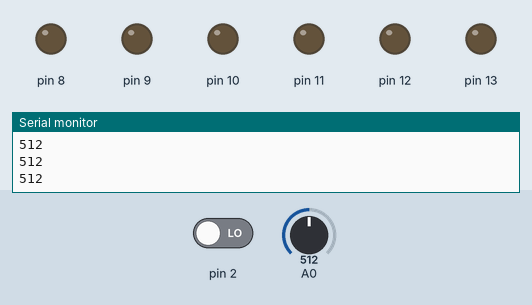
A sketch run on a simulated Arduino Uno, built with avr-gcc and run on an emulated ATmega328P. Parts: output pins drawn as LEDs (lit = HIGH), the last lines printed to the serial monitor. Dashed ring = blinking. Inputs (shaded band) come from the test bench; at power-on: A0 = 512, pin 2 LOW.

Above: at 1.2 s.
1.3 s: A0 set to 594
2.8 s: A0 set to 618
At 3.2 s:
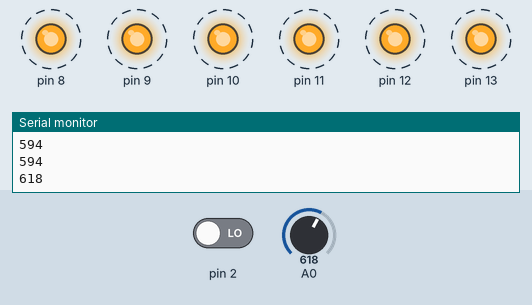
5.8 s: pin 2 driven HIGH
At 5.93 s:
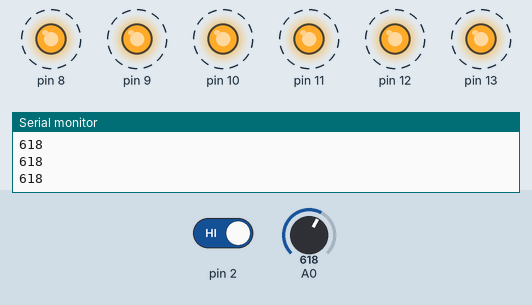
8.8 s: A0 set to 590
At 9.4 s:
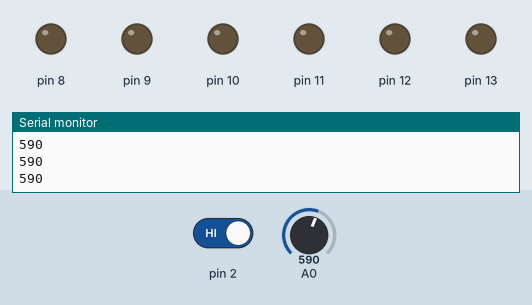
10.3 s: A0 set to 610
At 10.43 s:
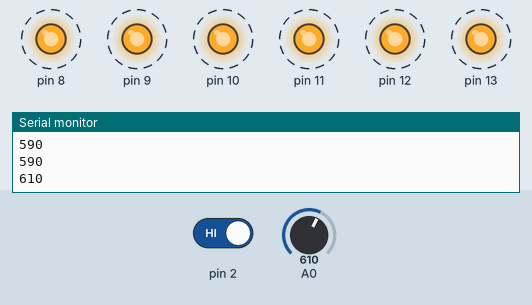
Timing chart, 0 to 14.3 s (numbered marks = the images above; inputs shaded):
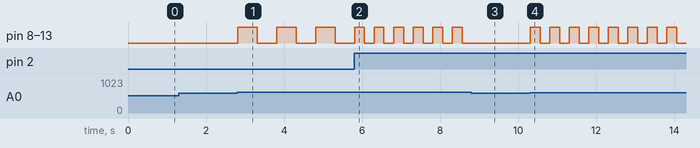

The sketch:

Task_10.ino
```cpp
int sensorvalue=0;
int button;
void setup()
{
  pinMode(2, INPUT);
  for(int i=8;i<=13;i++)
    pinMode(i, OUTPUT);
  Serial.begin(9600);
}

void loop()
{
  sensorvalue=analogRead(A0);
  Serial.println(sensorvalue);
  button=digitalRead(2);
  if(sensorvalue>600){
    if(button==1){
      for(int i=8;i<=13;i++)
        digitalWrite(i,HIGH);
      delay(250);
      for(int i=8;i<=13;i++)
        digitalWrite(i,LOW);
      delay(250);
    }
    else{
      for(int i=8;i<=13;i++)
        digitalWrite(i,HIGH);
      delay(500);
      for(int i=8;i<=13;i++)
        digitalWrite(i,LOW);
      delay(500);

    }
  }
}
```

Measured:
- the behaviour switches between 600 and 601 on A0 (found by bisection; images 0 and 1)
- after the input at 2.8 s, pin 8–13: alternates HIGH for 0.50 s and LOW for 0.50 s, starting at once
- after the input at 5.8 s, pin 8–13: alternates HIGH for 0.25 s and LOW for 0.25 s, starting after 0.26 s
- after the input at 8.8 s, pin 8–13: stops changing and stays LOW
- after the input at 10.3 s, pin 8–13: alternates HIGH for 0.25 s and LOW for 0.25 s, starting at once
